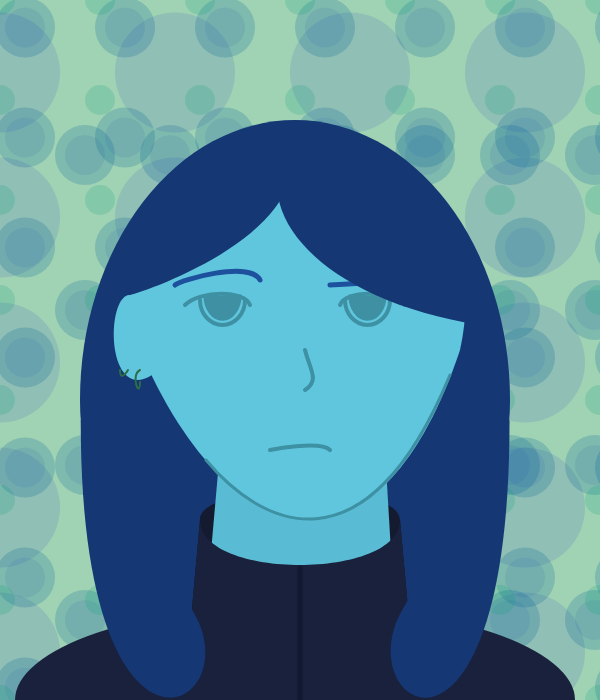
Frame 1 (no input)
Frame 60 (no input): identical to frame 1, image omitted
Frame 120 (the mouse pressed at the canvas centre since frame 60): identical to frame 1, image omitted

The p5.js sketch that drew this single still picture (run headless with seeded random() and noise() and a simulated clock; from frame 60 on, the mouse is pressed at the canvas centre):

// p5.js sketch
// ── sketch.js
/************************************************
CodeSketchPortrait
  by Fiona Young
Overview – This project is a coded version of an
originally drawn self portrait on paper.

------------------------------------------------
Notes: 
(1) The functions drawn are all seperate features.
************************************************/


//Global Variables
var numColumns = 8;
var numRows = 8;
var bubbleWH = 60;


// Setup code
function setup() {
    createCanvas(600, 700);
 }


// Draw code
function draw() {
    background(160, 210, 180);
    
    for(let i = 0; i < numColumns; i++) {
        for (let j = 0; j < numRows; j++) {
            drawBubble(100 * (i+0.25), 110 * (j+0.25));
            drawBubble(85 * (i+1), 155 * (j+1));
            drawBubble2(100 * i, 100 * j);
            drawBubble3(175 * i, 145 * (j+.5));
        }
    }
    
    hairBack();
  
    neck();
    
    pullover();
    
    face(); 
    
    hairFront();
  
    features();
}

function drawBubble(x,y) {
    noStroke();
    fill(0, 100, 150, 55);
    ellipse(x, y, bubbleWH, bubbleWH);
    fill(0, 60, 180, 20);
    ellipse(x, y, bubbleWH - 20, bubbleWH - 20);
}

function drawBubble2(x,y) {
    noStroke();
    fill(0, 160, 120, 45);
    ellipse(x, y, bubbleWH/2, bubbleWH/2);
}

function drawBubble3(x,y) {
    noStroke();
    fill(0, 20, 190, 25);
    ellipse(x, y, bubbleWH*2, bubbleWH*2);
}


function hairBack() {
    noStroke();
    fill(21, 55, 116);
    arc(295, 400, 430, 560, PI, 0, OPEN);
    arc(295, 400, 430, 480, 0, PI, OPEN);
  
  
    fill(20, 27, 48);
    beginShape();  //collar front
    vertex(200, 520);
    bezierVertex(200, 480, 400, 480, 400, 520);
    vertex(410, 630);
    vertex(190, 630);
    endShape();
}

function neck() {
    fill(89, 188, 212);
    beginShape();
    vertex(220, 450);
    vertex(385, 450);
    vertex(395, 620);
    vertex(205, 620);
    endShape();
}

function pullover() {
    fill(25, 33, 60);
    arc(295, 700, 560, 190, PI, 0, OPEN);  //body
    
    //collar back is above
  
    beginShape();  //collar front
    vertex(200, 520);
    bezierVertex(200, 580, 400, 580, 400, 520);
    vertex(410, 630);
    vertex(190, 630);
    endShape();
    
    strokeWeight(5);
    stroke(19, 25, 46);
    line(300, 568, 300, 700);  //zipper
}

function face() {
    noStroke();
    fill(95, 198, 222);
    beginShape();  //face
    vertex(140, 350);
    bezierVertex(230, 560, 380, 590, 460, 350);
    bezierVertex(520, 80, 60, 80, 140, 350);
    endShape();
  
    noFill();
    strokeWeight(3);
    stroke(62, 144, 163);
    beginShape();  //jaw outline
    vertex(206, 460);
    bezierVertex(260, 525, 365, 580, 450, 375);
    endShape();
    
    noStroke();
    fill(95, 198, 222);
    beginShape();  //ear
    vertex(132, 295);
    bezierVertex(105, 290, 105, 405, 152, 375);
    endShape();
  
    noFill();
    strokeWeight(2);
    stroke(44, 110, 72);
    beginShape();  //earring1
    vertex(140, 370);
    bezierVertex(130, 375, 140, 400, 140, 382);
    endShape();
  
    stroke(44, 110, 72);
    beginShape();  //earring2
    vertex(128, 370);
    bezierVertex(125, 375, 120, 380, 120, 370);
    endShape();
}

function hairFront() {
    noStroke();
    fill(21, 55, 116);
    beginShape();  //bangs left
    vertex(129, 295);
    bezierVertex(120, 300, 315, 240, 290, 145);
    bezierVertex(240, 100, 100, 200, 130, 280);
    endShape();
  
    //bangs right is below
  
    beginShape();  //hair bottom left
    vertex(80.75, 420);
    bezierVertex(80, 800, 250, 710, 194, 613);
    endShape();
  
    beginShape();  //hair bottom right
    vertex(509.5, 420);
    bezierVertex(510, 800, 351, 710, 400, 614);
    endShape();
}

function features() {
    noFill();
    strokeWeight(5);
    stroke(29, 81, 158);
    beginShape();  //left brow
    vertex(175, 285);
    bezierVertex(180, 280, 250, 260, 260, 280);
    endShape();
  
    beginShape();  //right brow
    vertex(415, 290);
    bezierVertex(420, 280, 420, 280, 330, 285);
    endShape();

    noFill();
    strokeWeight(4);
    stroke(62, 144, 163);
    beginShape();  //left eye lid
    vertex(185, 305);
    bezierVertex(200, 290, 245, 290, 250, 305);
    endShape();
  
    arc(222.5, 300, 45, 50, 0, PI, OPEN);  //left eye
    fill(62, 144, 162);
    strokeWeight(3);
    arc(222.5, 295.625, 35, 47, 0, PI);
  
    noFill();
    strokeWeight(4);
    beginShape();  //right eye lid
    vertex(340, 305);
    bezierVertex(345, 290, 390, 290, 405, 305);
    endShape();
    
    arc(367.5, 300, 45, 50, 0, PI, OPEN);  //right eye
    fill(62, 144, 162);
    strokeWeight(3);
    arc(367.5, 295.625, 35, 47, 0, PI);
  
    
    noStroke();
    fill(21, 55, 116);
    beginShape();  //bangs right
    vertex(480, 325);
    bezierVertex(320, 300, 245, 210, 290, 145);
    bezierVertex(350, 100, 500, 200, 480, 325);
    endShape();
    
    
    noFill();
    strokeWeight(4);
    stroke(62, 144, 163);
    beginShape();  //nose
    vertex(305, 350);
    bezierVertex(310, 370, 320, 380, 305, 390);
    endShape();
  
    beginShape();  //mouth
    vertex(270, 450);
    bezierVertex(270, 450, 320, 440, 330, 450);
    endShape();
}
